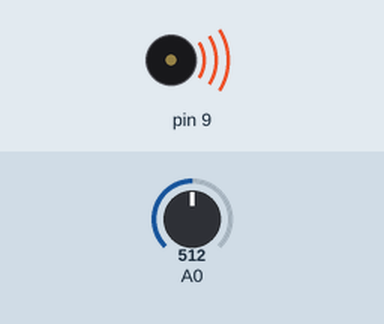
This sketch was run on a simulated Arduino Uno, built with avr-gcc and run on an emulated ATmega328P. On the bench: buzzer (waves = sounding). Inputs (shaded band) come from the test bench; at power-on: A0 = 512. What the sketch prints to the serial monitor is not drawn.

Above: at 0.1 s.
Timing chart, 0 to 1.6 s (numbered marks = the images above):
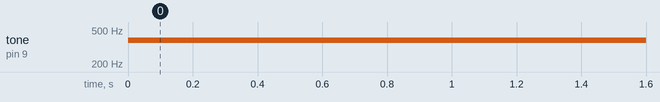

The sketch:

LDR-Buzzer.ino
```cpp
void setup() {
  Serial.begin(9600);
}

void loop() {
  int lectura;
  int sonido;
  lectura = analogRead(A0);

  Serial.println(lectura);
  sonido = map(lectura, 400, 1000, 120, 1500);
  tone(9,sonido,5);
  delay(1);
}
```

Measured:
- by itself, tone on pin 9: silent → 377 Hz at 0.00 s
